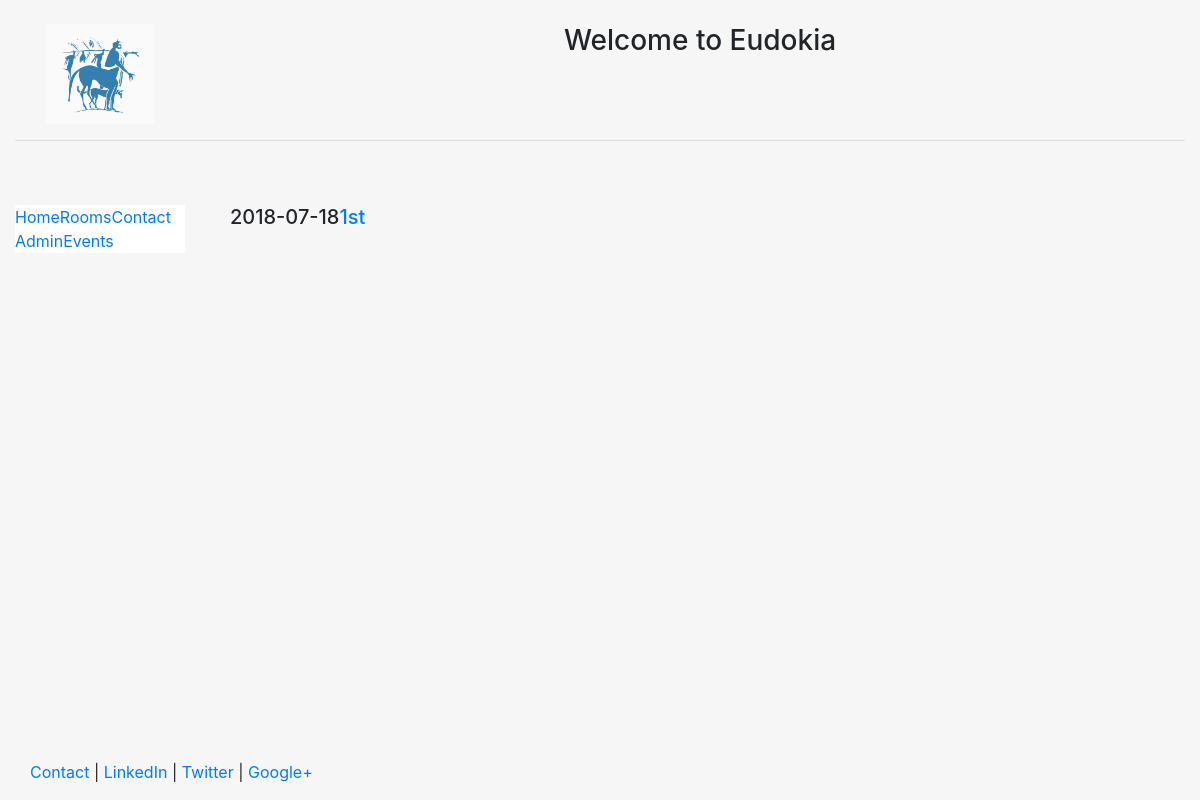
/events/, run on an earlier commit of the app's database.
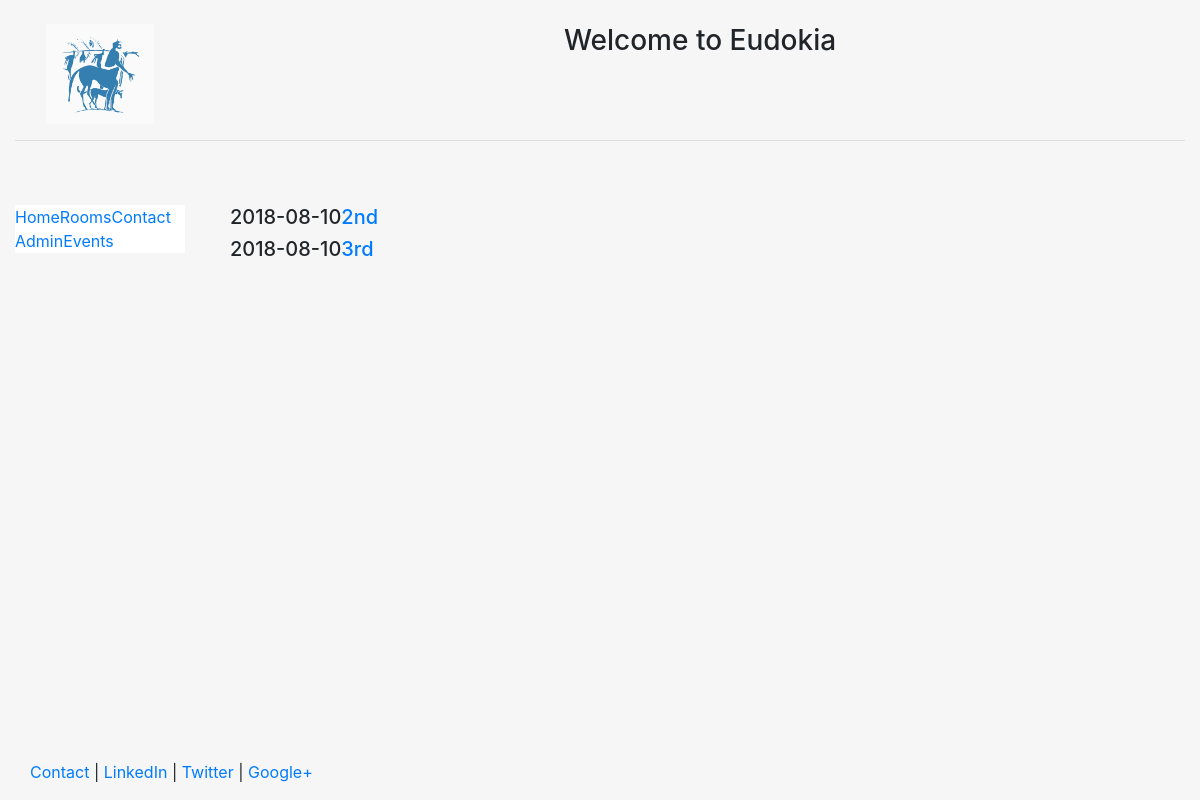
And on a later commit of the database.
### events/models.py (models this page shows, shortened)
class Event(models.Model):
    day = models.DateField(u'Day of the event', help_text=u'Day of the event')
    start_time = models.TimeField(u'Starting time', help_text=u'Starting time')
    end_time = models.TimeField(u'Final time', help_text=u'Final time')
    notes = models.TextField(u'Textual Notes', help_text=u'Textual Notes', blank=True, null=True)
    class Meta:
        verbose_name = u'Scheduling'
        verbose_name_plural = u'Scheduling'

### events/templates/events/daily_events.html
{% extends "main/header.html"%}
{% block content %}
	{% for event in object_list %}
		<h5>{{ event.day|date:"Y-m-d" }}<a href="/events/{{event.id}}">{{event.notes}}</a></h5>
	{% endfor %}
{% endblock %}

### main/templates/main/header.html (shortened to what this page needs)
<!DOCTYPE html>
<html lang="en">
<head>
	{% load staticfiles %}
	<link rel="stylesheet" href="{% static 'main/css/bootstrap.min.css' %}" type = "text/css"/>
</head>
<body class="body" style="background-color:#f6f6f6">
	<div class="container-fluid" style="min-height:95%; ">
		<div class="row">
			  <div class="col-sm-2">
				  <br>
				  <center>
					<img src="{% static 'main/img/ece_logo.png' %}" class="responsive-img" style='max-height:100px;' alt="face">
				  </center>
			  </div>
			  <div class="col-sm-10">
				  <br>
				  <center>
				  <h3>Welcome to Eudokia</h3>
				  </center>
			  </div>
		</div><hr>
		<div class="row">
		  <div class="col-sm-2">
		  <br>
		  <br>
			<div class="well bs-sidebar" id="sidebar" style="background-color:#fff">
			  <ul class="nav nav-pills nav-stacked">
				<li><a href='/'>Home</a></li>
				<li><a href='/room/'>Rooms</a></li>
				<li><a href='/contact/'>Contact</a></li>
				<li><a href='/admin/'>Admin</a></li>
				<li><a href='/events/'>Events</a></li>
			  </ul>
			</div>
		  </div>
		  <div class="col-sm-10">
			<div class='container-fluid'>
			<br><br>
			   {% block content %}
			   {% endblock %}
			</div>
		  </div>
		</div>
	</div>
	<footer>
		<div class="container-fluid" style='margin-left:15px'>
			<p><a href="#" target="blank">Contact</a> | <a href="#" target="blank">LinkedIn</a> | <a href="#" target="blank">Twitter</a> | <a href="#" target="blank">Google+</a></p>
		</div>
	</footer>
</body>
</html>

### main/templates/main/header.html (style rules this page uses)
html, body { height:100% }

What changed in the data, as far as the page shows it:
removed Event: day "2018-07-18", notes "1st"
added Event: day "2018-08-10", notes "2nd"
added Event: day "2018-08-10", notes "3rd"
